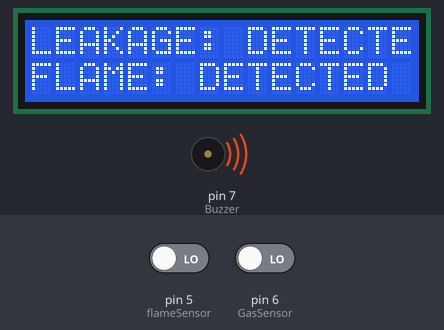
A sketch run on a simulated Arduino Uno, built with avr-gcc and run on an emulated ATmega328P. Parts: 16×2 character LCD, buzzer (waves = sounding, pin HIGH). The test bench sets the inputs (shaded band); at power-on: pin 5 (flameSensor) LOW, pin 6 (GasSensor) LOW.

Above: at 3.2 s.
3.3 s: pin 5 (flameSensor) driven HIGH
At 4.5 s:
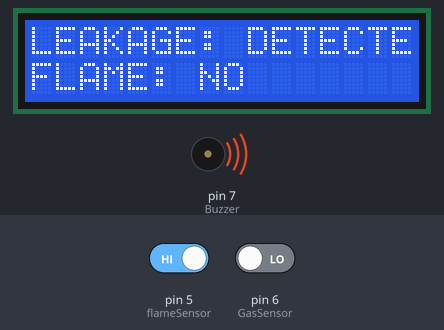
5.6 s: pin 6 (GasSensor) driven HIGH
At 6.7 s:
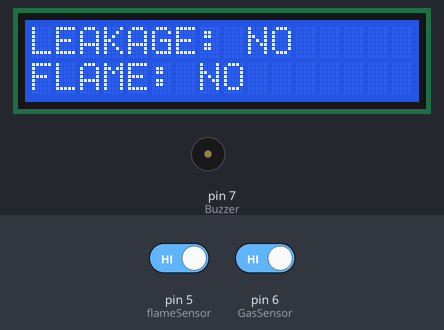
7.7 s: pin 5 (flameSensor) driven LOW
At 8.9 s:
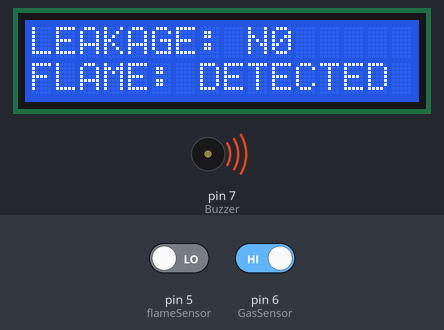
9.7 s: pin 6 (GasSensor) driven LOW
At 11.6 s:
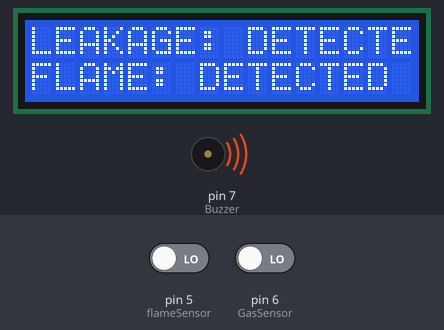
Timing chart, 0 to 12.8 s (numbered marks = the images above; inputs shaded):
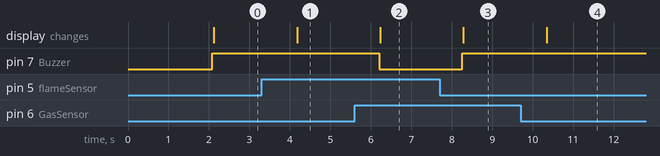

The sketch:

Flame_Gas_Detector.ino
```cpp
#include <Wire.h>
#include <LiquidCrystal_I2C.h>

// LCD Display Configuration
LiquidCrystal_I2C lcd(0x27, 16, 2);  // Address may vary, use "i2c_scanner" sketch to find the correct address

// Global Variables
int flameSensor = 5; // Connect to Digital Pin 5
int GasSensor = 6; //Connect to Digital Pin 6
int Buzzer = 7; //Connect to Digital Pin 7

void setup() {
  // Seting Up input and Output Devices Connected to the Microcontroller
  pinMode(flameSensor, INPUT); // Flame Sensor Configured as Input
  pinMode(GasSensor, INPUT);  // Gas Sensor Configured as Input
  pinMode(Buzzer, OUTPUT);   // Buzzer Configured as OUTPUT

  // Initialize LCD Display
  lcd.init();
  lcd.backlight();

  digitalWrite(Buzzer, LOW); //When The system Turns on we make sure the Buzzer is OFF First

  //Booting Message Displayed in the lcd
  lcd.clear();
  lcd.setCursor(5,0);
  lcd.print("SYSTEM");
  lcd.setCursor(1,1);
  lcd.print("INITIALIZATION");
  delay(2000);

}

void loop() {
  if(digitalRead(flameSensor) == HIGH && digitalRead(GasSensor) == HIGH){
    //When Both Flame Sensor & Gas Sensor Dont Detect then Buzzer will Remain Off
    digitalWrite(Buzzer, LOW);
    lcd.clear();
    lcd.setCursor(0,0);
    lcd.print("LEAKAGE: NO");
    lcd.setCursor(0,1);
    lcd.print("FLAME: NO");
    delay(1000);
  }else if(digitalRead(flameSensor) == LOW && digitalRead(GasSensor) == HIGH){
    //When Flame Sensor Detects & Gas Sensor Dont Detect then Buzzer will Turn ON
    digitalWrite(Buzzer, HIGH);
    lcd.clear();
    lcd.setCursor(0,0);
    lcd.print("LEAKAGE: N0");
    lcd.setCursor(0,1);
    lcd.print("FLAME: DETECTED");
    delay(1000);
  }else if(digitalRead(flameSensor) == HIGH && digitalRead(GasSensor) == LOW){
    //When Flame Sensor Dont Detect & Gas Sensor Detects then Buzzer will Turn ON
    digitalWrite(Buzzer, HIGH);
    lcd.clear();
    lcd.setCursor(0,0);
    lcd.print("LEAKAGE: DETECTED");
    lcd.setCursor(0,1);
    lcd.print("FLAME: NO");
    delay(1000);
  }else if(digitalRead(flameSensor) == LOW && digitalRead(GasSensor) == LOW){
    //When Both Flame Sensor & Gas Sensor Detects then Buzzer will Turn ON
    digitalWrite(Buzzer, HIGH);
    lcd.clear();
    lcd.setCursor(0,0);
    lcd.print("LEAKAGE: DETECTED");
    lcd.setCursor(0,1);
    lcd.print("FLAME: DETECTED");
    delay(1000);
  }

}
```

Measured:
- after the input at 3.3 s, the display: changes after 0.88 s (image 1)
- after the input at 5.6 s, pin 7 (Buzzer): HIGH → LOW after 0.61 s; the display: changes after 0.64 s (image 2)
- after the input at 7.7 s, pin 7 (Buzzer): LOW → HIGH after 0.56 s; the display: changes after 0.59 s (image 3)
- after the input at 9.7 s, the display: changes after 0.65 s (image 4)
